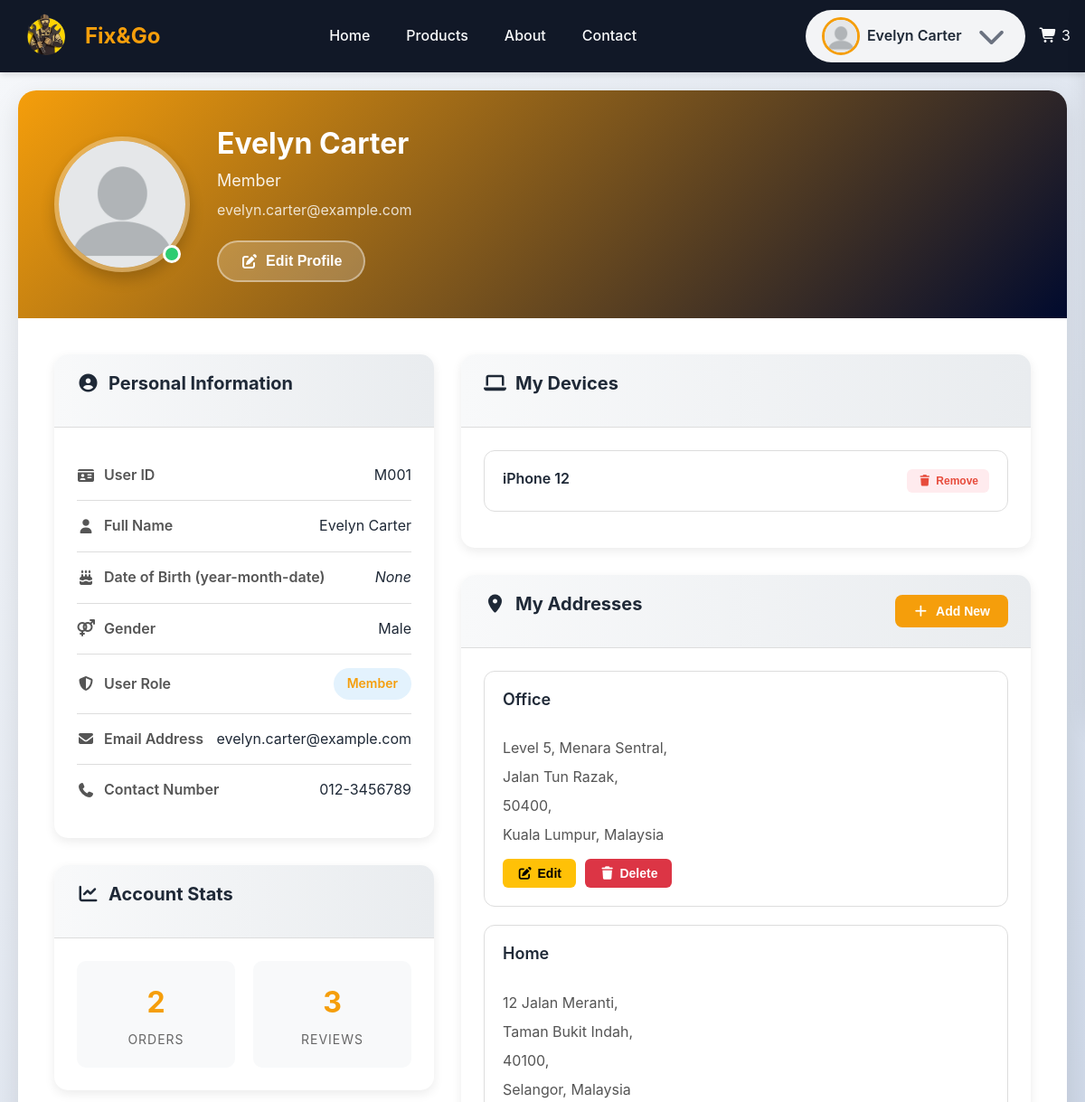
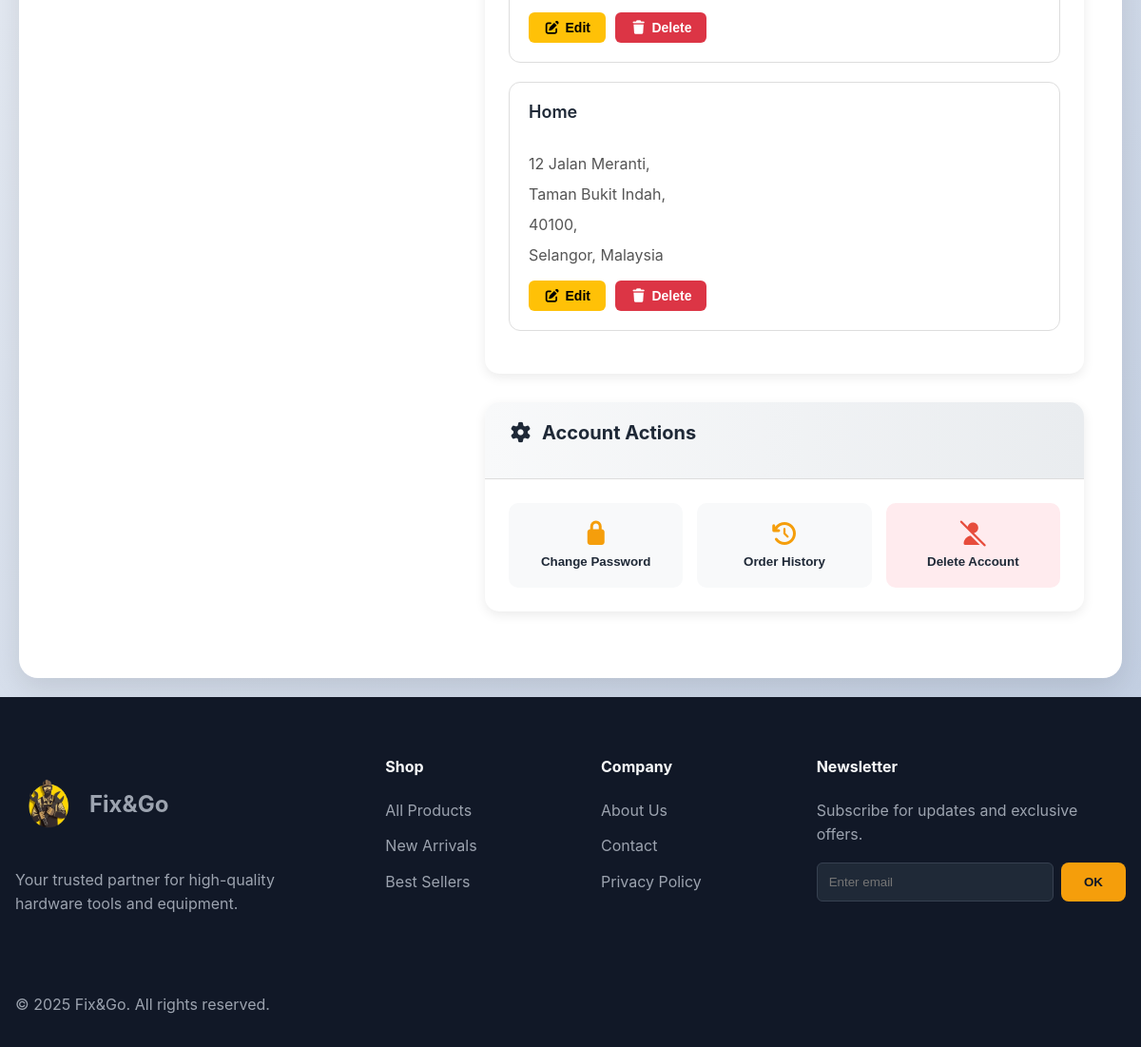
The page /pages/member/profile.php (signed in) on the database its author committed (2 pictures, top to bottom).
### tables this page shows
CREATE TABLE `userprofile` (
  `user_id` varchar(12) NOT NULL,
  `dob` date DEFAULT NULL,
  `contact_num` varchar(20) DEFAULT NULL,
  `gender` enum('Male','Female') DEFAULT NULL
);

CREATE TABLE `userdevices` (
  `mac_address` varchar(17) NOT NULL,
  `device_name` varchar(100) DEFAULT NULL,
  `user_id` varchar(12) NOT NULL
);

CREATE TABLE `address` (
  `address_id` int(11) NOT NULL,
  `address_name` varchar(20) NOT NULL DEFAULT 'Home',
  `user_id` varchar(12) NOT NULL,
  `address_one` varchar(255) NOT NULL,
  `address_two` varchar(255) DEFAULT NULL,
  `address_three` varchar(255) DEFAULT NULL,
  `state` varchar(50) NOT NULL,
  `post_code` varchar(5) NOT NULL,
  `country` varchar(40) NOT NULL DEFAULT 'Malaysia'
);

### _base.php (called while the page is built, shortened)
<?php
$rootDir = 'http://' . $_SERVER['HTTP_HOST'];
$pathPrefix = (strpos($_SERVER['SCRIPT_NAME'], '/FixAndGo_Web') === 0) ? '/FixAndGo_Web' : '';
function temp($key, $value = null)
{
    if ($value !== null) {
        $_SESSION["temp_$key"] = $value;
    } else {
        $value = $_SESSION["temp_$key"] ?? null;
        return $value;
    }
}
$host = 'localhost';
$username = 'root';
$password = '';
$dbname = 'fixandgo_db';
try {
    $_db = new PDO("mysql:host=$host;dbname=$dbname", $username, $password, [
        PDO::ATTR_DEFAULT_FETCH_MODE => PDO::FETCH_OBJ,
        PDO::ATTR_EMULATE_PREPARES   => false,
    ]);
} catch (PDOException $err) {
    die("Connection failed: " . $err->getMessage());
}
function getUserProfilePicture($userId)
{
    global $_db;
    global $pathPrefix;
    $defaultPath = $pathPrefix . "/images/profile/default_profile_picture.webp";
    try {
        $stmt = $_db->prepare("SELECT file_path FROM profilepicture WHERE user_id = ?");
        $stmt->execute([$userId]);
        $result = $stmt->fetch();
        if ($result && isset($result->file_path) && !empty($result->file_path)) {
            $filePath = $result->file_path;
            if (substr($filePath, 0, 1) !== '/') {
                $filePath = '/' . $filePath;
            }
            return $filePath;
        }
    } catch (Exception $e) {
        error_log("Profile picture error for user $userId: " . $e->getMessage());
    }
    return $defaultPath;
}

### DAO/profile_dao.php (called while the page is built, shortened)
<?php
function getAddressesByUserId($user_id)
{
    global $_db;
    $stmt = $_db->prepare("SELECT * FROM address WHERE user_id = ? ORDER BY address_id DESC");
    $stmt->execute([$user_id]);
    return $stmt->fetchAll();
}
function getUserProfileDetails($user_id)
{
    global $_db;
    $stmt = $_db->prepare("SELECT * FROM UserProfile WHERE user_id = ?");
    $stmt->execute([$user_id]);
    return $stmt->fetch();
}
function getUserDevices($id)
{
    global $_db;
    $stmt = $_db->prepare("SELECT * FROM UserDevices WHERE user_id = ?");
    $stmt->execute([$id]);
    return $stmt->fetchAll();
}
function countOrdersById($id)
{
    global $_db;
    $stmt = $_db->prepare("SELECT COUNT(order_id) AS num FROM ORDERS
                           WHERE user_id = ?");
    $stmt->execute([$id]);
    return $stmt->fetch()->num;
}
function countReviewById($id)
{
    global $_db;
    $stmt = $_db->prepare("SELECT COUNT(review_id) AS num FROM REVIEW WHERE user_id = ?");
    $stmt->execute([$id]);
    return $stmt->fetch()->num;
}

### pages/member/profile.php (the view, shortened to what this page needs)
<?php
require_once "../../_base.php";
include_once "../../_head.php";
require_once "../../dao/profile_dao.php";
$user_id = temp('USER_ID');
$user_name = temp('USER_NAME');
$user_role = temp('USER_ROLE');
$user_email = temp('EMAIL');
$user_profile = getUserProfileDetails($user_id);
$user_devices = getUserDevices($user_id);
$addresses = getAddressesByUserId($user_id);
?>
<link rel="stylesheet" href="<?= $rootDir ?>/css/profile.css">
<main>
    <div class="profile-container">
        <div class="profile-header">
            <div class="profile-picture-section">
                <div class="profile-picture-container">
                    <img src="<?= getUserProfilePicture($user_id) ?>"
                        alt="Profile Picture" class="profile-picture1">
                    <div class="profile-status online"></div>
                </div>
                <div class="profile-info">
                    <h1 class="profile-name"><?= htmlspecialchars($user_name) ?></h1>
                    <p class="profile-role"><?= htmlspecialchars($user_role) ?></p>
                    <p class="profile-email"><?= htmlspecialchars($user_email) ?></p>
                    <button class="edit-profile-btn">
                        <i class="fas fa-edit"></i> Edit Profile
                    </button>
                </div>
            </div>
        </div>
        <div class="profile-content">
            <div class="left-column">
                <div class="info-card">
                    <div class="card-header">
                        <h2><i class="fas fa-user-circle"></i> Personal Information</h2>
                    </div>
                    <div class="card-body">
                        <div class="info-row">
                            <div class="info-label">
                                <i class="fas fa-id-card"></i>
                                User ID
                            </div>
                            <div class="info-value"><?= htmlspecialchars($user_id) ?></div>
                        </div>
                        <div class="info-row">
                            <div class="info-label">
                                <i class="fas fa-user"></i>
                                Full Name
                            </div>
                            <div class="info-value"><?= htmlspecialchars($user_name) ?></div>
                        </div>
                        <div class="info-row">
                            <div class="info-label">
                                <i class="fas fa-birthday-cake"></i>
                                Date of Birth (year-month-date)
                            </div>
                            <div class="info-value"><?= $user_profile->dob ?? '<i>None</i>' ?>
                            </div>
                        </div>
                        <div class="info-row">
                            <div class="info-label">
                                <i class="fas fa-venus-mars"></i>
                                Gender
                            </div>
                            <div class="info-value"><?= $user_profile->gender ?? '<i>None</i>' ?></div>
                        </div>
                        <div class="info-row">
                            <div class="info-label">
                                <i class="fas fa-shield-alt"></i>
                                User Role
                            </div>
                            <div class="info-value">
                                <span class="role-badge customer"><?= htmlspecialchars($user_role) ?></span>
                            </div>
                        </div>
                        <div class="info-row">
                            <div class="info-label">
                                <i class="fas fa-envelope"></i>
                                Email Address
                            </div>
                            <div class="info-value"><?= htmlspecialchars($user_email) ?></div>
                        </div>
                        <div class="info-row">
                            <div class="info-label">
                                <i class="fas fa-phone"></i>
                                Contact Number
                            </div>
                            <div class="info-value"><?= $user_profile->contact_num ?? '<i>None</i>' ?></div>
                        </div>
                    </div>
                </div>
                <div class="info-card">
                    <div class="card-header">
                        <h2><i class="fas fa-chart-line"></i> Account Stats</h2>
                    </div>
                    <div class="card-body">
                        <div class="stats-grid">
                            <div class="stat-item">
                                <div class="stat-number"><?= countOrdersById($user_id) ?></div>
                                <div class="stat-label">Orders</div>
                            </div>
                            <div class="stat-item">
                                <div class="stat-number"><?= countReviewById($user_id) ?></div>
                                <div class="stat-label">Reviews</div>
                            </div>
                        </div>
                    </div>
                </div>
            </div>
            <div class="right-column">
                <div class="info-card">
                    <div class="card-header">
                        <h2><i class="fas fa-laptop"></i> My Devices</h2>
                    </div>
                    <div class="card-body">
                        <?php foreach ($user_devices as $key => $value): ?>
                            <div class="device-card">
                                <div class="device-info">
                                    <div class="device-details">
                                        <h3><?= $value->device_name ?></h3>
                                    </div>
                                </div>
                                <div class="device-meta">
                                    <button class="device-action remove">
                                        <i class="fas fa-trash"></i> Remove
                                    </button>
                                </div>
                            </div>
                        <?php endforeach ?>
                    </div>
                </div>
                <div class="info-card">
                    <div class="card-header">
                        <h2><i class="fas fa-map-marker-alt"></i> My Addresses</h2>
                        <button class="add-address-btn">
                            <i class="fas fa-plus"></i> Add New
                        </button>
                    </div>
                    <div class="card-body">
                        <?php foreach ($addresses as $key => $value) : ?>
                            <div class="address-card">
                                <div class="address-header">
                                    <h3><?= $value->address_name ?></h3>
                                </div>
                                <div class="address-content">
                                    <p><?= $value->address_one ? $value->address_one . ',' : '<i>None</i>' ?></p>
                                    <p><?= $value->address_two ? $value->address_two . ',' : '' ?></p>
                                    <p><?= $value->address_three ? $value->address_three . ', ' : '' ?><?= $value->post_code . ',' ?></p>
                                    <p><?= $value->state ?>, <?= $value->country ?></p>
                                </div>
                                <div class="address-actions">
                                    <button class="action-btn edit edit-address-btn" value="updateAddress"
                                        data-address-id="<?= $value->address_id ?>"
                                        data-address-name="<?= htmlspecialchars($value->address_name) ?>"
                                        data-address-one="<?= htmlspecialchars($value->address_one) ?>"
                                        data-address-two="<?= $value->address_two ? htmlspecialchars($value->address_two) : NULL ?>"
                                        data-address-three="<?= $value->address_three ? htmlspecialchars($value->address_three) : NULL ?>"
                                        data-post-code="<?= htmlspecialchars($value->post_code) ?>"
                                        data-state="<?= htmlspecialchars($value->state) ?>"
                                        data-country="<?= htmlspecialchars($value->country) ?>">
                                        <i class="fas fa-edit"></i> Edit
                                    </button>
                                    <button class="action-btn delete delete-address-btn" data-address-id="<?= $value->address_id ?>">
                                        <i class="fas fa-trash"></i> Delete
                                    </button>
                                </div>
                            </div>
                        <?php endforeach ?>
                    </div>
                </div>
                <div class="info-card">
                    <div class="card-header">
                        <h2><i class="fas fa-cog"></i> Account Actions</h2>
                    </div>
                    <div class="card-body">
                        <div class="action-grid">
                            <button id="openChangePassword" class="action-card">
                                <i class="fas fa-lock"></i>
                                <span >Change Password</span>
                            </button>
                            <button class="action-card">
                                <i class="fas fa-history"></i>
                                <span>Order History</span>
                            </button>
                            <button class="action-card danger">
                                <i class="fas fa-user-slash"></i>
                                <span>Delete Account</span>
                            </button>
                        </div>
                    </div>
                </div>
            </div>
        </div>
    </div>
</main>
<?php
include "../../_foot.php";

### css/style.css (style rules this page uses)
:root { --primary-color: #f59e0b; --primary-hover: #d97706; --primary-dark: #000a2e; --bg-dark: #111827; --bg-card: #f3f4f6; --text-light: #f9fafb; --text-color: #1f2937; --text-muted: #6b7280; --border-color: #ddd; --error-color: #e74c3c; --success-color: #2ecc71; --spacing-unit: 1rem; --container-width: 1500px; --header-height: 80px; }
* { box-sizing: border-box; margin: 0; padding: 0; }
body { font-family: "Inter", -apple-system, BlinkMacSystemFont, "Segoe UI", Roboto, Oxygen, Ubuntu, Cantarell, "Open Sans", "Helvetica Neue", sans-serif; line-height: 1.6; color: var(--text-dark); background-color: #ffffff; }
h1, h2, h3, h4 { line-height: 1.2; margin-bottom: 1rem; }
h1 { font-size: 3.5rem; font-weight: 800; }
h2 { font-size: 2.5rem; font-weight: 700; }
h3 { font-size: 1.5rem; font-weight: 600; }
p { margin-bottom: 1rem; }

### rows shown on the page
userprofile: dob "None", gender "Male", contact_num "012-3456789"
userdevices: device_name "iPhone 12"
address: address_name "Office", address_one "Level 5, Menara Sentral", address_two "Jalan Tun Razak", post_code "50400", state "Kuala Lumpur", country "Malaysia"
address: address_name "Home", address_one "12 Jalan Meranti", address_two "Taman Bukit Indah", post_code "40100", state "Selangor", country "Malaysia"
address: address_name "Home", address_one "12 Jalan Meranti", address_two "Taman Bukit Indah", post_code "40100", state "Selangor", country "Malaysia"

### other values the page prints
temp('USER_NAME') "Evelyn Carter"
$user_name "Evelyn Carter"
$user_role "Member"
$user_email "evelyn.carter@example.com"
$user_id "M001"
countOrdersById($user_id) "2"
countReviewById($user_id) "3"
